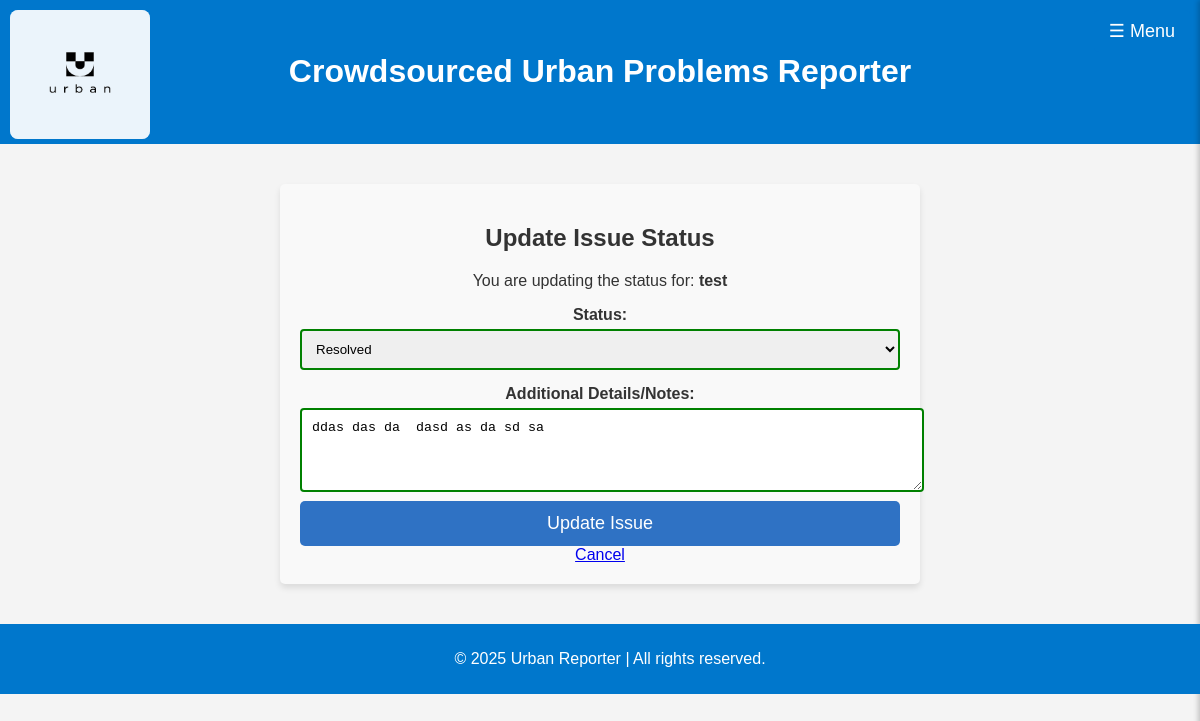
The app's page /issue/8/update/ (signed in) with its own data.
### core/models.py (models this page shows, shortened)
class Issue(models.Model):
    STATUS_CHOICES = [
        ('pending', 'Pending'),
        ('in_progress', 'In Progress'),
        ('resolved', 'Resolved'),
        ('rejected', 'Rejected'),
    ]
    issue_type = models.ForeignKey(IssueType, on_delete=models.CASCADE, related_name='issues')
    location = models.ForeignKey(Location, on_delete=models.CASCADE, related_name='issues')
    title = models.CharField(max_length=100)
    description = models.TextField()
    reporter_name = models.CharField(max_length=100)
    reporter_email = models.EmailField()
    reporter_phone = models.CharField(max_length=20, blank=True, null=True)
    reported_date = models.DateTimeField(default=timezone.now)
    incident_date = models.DateField()
    status = models.CharField(max_length=20, choices=STATUS_CHOICES, default='pending')
    image = models.ImageField(upload_to='issue_images/', blank=True, null=True)

### core/views.py (the view)
# urls.py: path('issue/<int:pk>/update/', views.issue_update, name='issue_update'),
@login_required
def issue_update(request, pk):
    issue = get_object_or_404(Issue, pk=pk)
    if request.method == 'POST':
        form = IssueUpdateForm(request.POST, instance=issue)
        if form.is_valid():
            form.save()
            messages.success(request, 'Issue has been updated successfully.')
            return redirect('issue_detail', pk=issue.pk)
    else:
        form = IssueUpdateForm(instance=issue)
    return render(request, 'core/issue_update.html', {'form': form, 'issue': issue})

### core/forms.py (shortened to what this page needs)
class IssueUpdateForm(forms.ModelForm):
    class Meta:
        model = Issue
        fields = ['status', 'description']
        widgets = {
            'description': forms.Textarea(attrs={'rows': 4}),
        }

### core/templates/core/issue_update.html (shortened to what this page needs)
{% extends 'core/base.html' %}
{% load static %}
{% block additional_css %}
<link rel="stylesheet" href="{% static 'css/forms.css' %}">
{% endblock %}
{% block content %}
<section class="form-container">
    <h2>Update Issue Status</h2>
    <p>You are updating the status for: <strong>{{ issue.title }}</strong></p>
    <form id="updateIssueForm" method="POST">
        <div class="form-group">
            <label for="{{ form.status.id_for_label }}">Status:</label>
            {{ form.status }}
        </div>
        <div class="form-group">
            <label for="{{ form.description.id_for_label }}">Additional Details/Notes:</label>
            {{ form.description }}
        </div>
        <button type="submit" class="submit-btn">Update Issue</button>
        <a href="{% url 'issue_detail' issue.pk %}" class="cancel-btn">Cancel</a>
    </form>
</section>
{% endblock %}

### core/static/css/main.css (style rules this page uses)
body { font-family: Arial, sans-serif; margin: 0; padding: 0; background-color: #f4f4f4; color: #333; }

### core/static/css/forms.css (style rules this page uses)
.form-container { max-width: 600px; margin: 20px auto; background: #f9f9f9; padding: 20px; border-radius: 5px; box-shadow: 0px 4px 6px rgba(0, 0, 0, 0.1); }
label { font-weight: bold; display: block; margin: 10px 0 5px; }
input, select, textarea { width: 100%; padding: 10px; margin-bottom: 5px; border: 1px solid #ccc; border-radius: 4px; }
textarea { resize: vertical; }
.submit-btn { background: #0077cc; color: white; padding: 12px; border: none; width: 100%; cursor: pointer; border-radius: 5px; }
.submit-btn { background: #2F72C4; color: white; padding: 12px; border: none; width: 100%; cursor: pointer; border-radius: 5px; font-size: 18px; transition: 0.3s; }
input:valid, textarea:valid, select:valid { border: 2px solid green; }

### records on screen
Issue: title "test", status "Resolved", description "ddas das da dasd as da sd sa"
